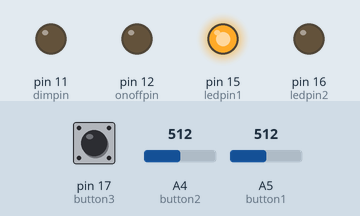
Simulated run of this sketch. Board: Arduino Uno, built with avr-gcc and run on an emulated ATmega328P. On the bench: output pins drawn as LEDs (lit = HIGH). Inputs (shaded band) come from the test bench; at power-on: pin 17 (button3) HIGH, A5 (button1) = 512, A4 (button2) = 512.

Above: at 1.2 s.
1.3 s: pin 17 (button3) pulled LOW for 0.15 s
At 2.4 s:
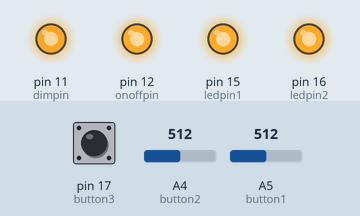
3.1 s: A5 (button1) set to 427
4.6 s: A5 (button1) set to 410
At 5.4 s:
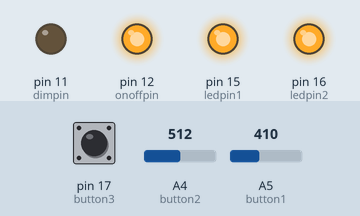
6.1 s: A4 (button2) set to 485
At 6.5 s:
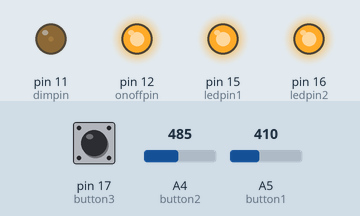
7.6 s: A5 (button1) set to 428
At 7.9 s:
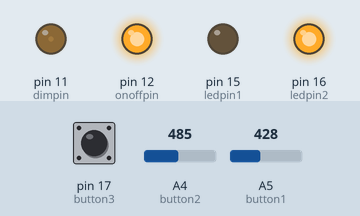
9.1 s: pin 17 (button3) pulled LOW for 1 s
At 11.2 s:
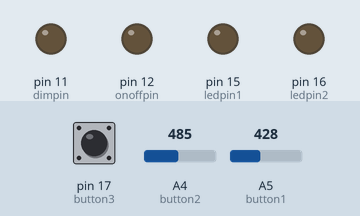
Timing chart, 0 to 12.6 s (numbered marks = the images above; inputs shaded):
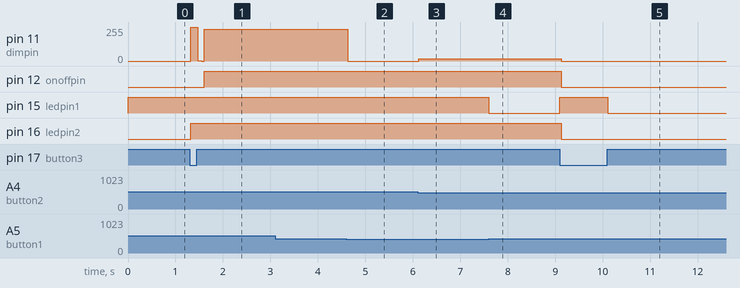

Measured:
- the behaviour switches between 427 and 426 on A5 (button1) (found by bisection; images 1 and 2)
- after the input at 1.3 s, pin 11 (dimpin): 0/255 → 255/255 at once, → 3/255 0.15 s later, → 239/255 0.08 s later; pin 12 (onoffpin): LOW → HIGH after 0.31 s; pin 16 (ledpin2): LOW → HIGH at once
- after the input at 3.1 s, every drawn part: stays the same
- after the input at 4.6 s, pin 11 (dimpin): 239/255 → 0/255 at once
- after the input at 6.1 s, pin 11 (dimpin): 0/255 → 16/255 at once
- after the input at 7.6 s, pin 15 (ledpin1): HIGH → LOW at once
- after the input at 9.1 s, pin 11 (dimpin): 16/255 → 0/255 at once; pin 12 (onoffpin), pin 16 (ledpin2): HIGH → LOW at once; pin 15 (ledpin1): LOW → HIGH at once, → LOW 1.0 s later

The sketch:

lampshade.ino
```cpp
//int onoffpin	= 18;
//int dimpin	= 19;

//i can't pwm on 19
int dimpin = 11;
int onoffpin = 12;


int button1 = 19;	//analog, 3 buttons
int button2 = 18;	//analog, 2 buttons
int button3 = 17;	//digital, one button

int ledpin2 = 16;
int ledpin1 = 15;

void panelinit(){
	digitalWrite(onoffpin, LOW); // initial state
	digitalWrite(dimpin, LOW); // initial state

	//this works


	digitalWrite(dimpin, HIGH); //go up
	delay(100);
//	delay(50);
	digitalWrite(dimpin, LOW); // 500pass


	//now we are at the thing
	delay(2);


	int i;
	for(i = 0; i < 20; i++){
		digitalWrite(dimpin, HIGH);
		delayMicroseconds(50);
		digitalWrite(dimpin, LOW);
		delayMicroseconds(3950);
	}

	//finished burst
//	digitalWrite(dimpin, HIGH);
	delay(100);
	digitalWrite(onoffpin, HIGH);
}

void paneloff(){
	digitalWrite(onoffpin, LOW); // initial state
	digitalWrite(dimpin, LOW); // initial state
}
void setup() {

	Serial.begin(115200);

	pinMode(onoffpin, OUTPUT);
	pinMode(dimpin, OUTPUT);

	pinMode(button3, INPUT_PULLUP);

	pinMode(ledpin1, OUTPUT);
	pinMode(ledpin2, OUTPUT);

	digitalWrite(ledpin1, LOW); // initial state
	digitalWrite(ledpin2, LOW); // initial state

	paneloff();
//	panelinit();
}


#define PINSCHANGEMAX 255
int pinschange[6] = {0};
char pinstate = 0;

void readbuttons(){

	//populate internal pinstate
	char res = 0;

	//digital, internally pulled up. Goes low when pressed
	res |= !(digitalRead(button3));

	//analog. Externally pulled up. Goes kinda-low when pressed
	int a2 = analogRead(button2);
	int a1 = analogRead(button1);

/*
	Serial.print("a1: ");
	Serial.print(a1);
	Serial.print(" a2: ");
	Serial.print(a2);
	Serial.print("\n");
*/
	//parsing

	//a little gross.... maybe clean later
	if(a1 < 1000){
	// 768, 512, 922
	// 437, 484, 708
	// 418
		if(a1 < (768+20) && a1 > (768-20))	res |= 2;
		else if(a1 < (512+20) && a1 > (512-20))	res |= 4;
		else if(a1 < (922+20) && a1 > (922-20))	res |= 8;

		else if(a1 < (437+20) && a1 > (437-9))	res |= (2 | 4);
		else if(a1 < (484+20) && a1 > (484-20))	res |= (4 | 8);
		else if(a1 < (708+20) && a1 > (708-20))	res |= (2 | 8);

		else if(a1 < (418+9) && a1 > (418-20))	res |= (2 | 4 | 8);
	}
	if(a2 < 1000){
	//	512 768
	//	438
		if(a2 < (512+20) && a2 > (512-20))	res |= 16;
		else if(a2 < (768+20) && a2 > (768-20))	res |= 32;
		else if(a2 < (438+20) && a2 > (438-20))	res |= (32 | 16);
	}

//	Serial.println((int)res);


	//compare to previous state, increment counter if same
	//im sure i could fancy this with some bitshit, but this is very readable
	int i;
	char pinsame = ~(pinstate ^ res);
	for(i = 0; i < 6; i++){
		if(pinsame & (1<<i)){
			if(pinschange[i] < PINSCHANGEMAX) pinschange[i]++;
		}
		else pinschange[i] = 0;
	}

	//finally set previous state to current
	pinstate = res;
}


char powerstate = 0;
char powerstateupdate = 0;

int bright = 0;

void buttonlogic() {
	//only trigger ONCE per press, at the 5 cycle point
	//power
	if(pinstate & 0x1 && pinschange[0] == 5){
		//power button pressed
		powerstate = !powerstate;
		powerstateupdate = 1;
	}

	//maxbright
	if(pinstate & 0x32 && pinschange[5] == 5){
		bright = 255;
	}

	//upbright
	if(pinstate & 0x16 && pinschange[4] == 5){
		bright += 16;
		if(bright > 255) bright = 255;
	}

	//midbright
	if(pinstate & 0x8 && pinschange[3] == 5){
		bright = 128;
	}

	//downbright
	if(pinstate & 0x4 && pinschange[2] == 5){
		bright -= 16;
		if(bright < 0) bright = 0;
	}


	//minbright
	if(pinstate & 0x2 && pinschange[1] == 5){
		bright = 0;
	}


}

void ledlogic() {
	digitalWrite(ledpin1, !!pinstate);
	digitalWrite(ledpin2, powerstate);
}


#define INTERVAL 10
unsigned long prevmillis = 0;
void loop() {
	readbuttons();
	buttonlogic();
	ledlogic();

	if(powerstate){
		if(powerstateupdate){
			panelinit();
		}

		analogWrite(dimpin, bright);
	} else {
		if(powerstateupdate){
			paneloff();
		}
	}
	powerstateupdate = 0;


	//somewhat self-correcting timer
	//delay if i got through everything in time
	//and then, only delay what's left
	unsigned long curmillis = millis();
	if(curmillis - prevmillis < INTERVAL)
		delay((prevmillis + INTERVAL) - curmillis);
//		Serial.println((prevmillis + INTERVAL) - curmillis);
	prevmillis = curmillis;
/*
	delay(5000);
	digitalWrite(dimpin, LOW);
	delay(5000);
	digitalWrite(dimpin, HIGH);


	//i could do this...
	//or i could pwm it?

	//PWM uses different pins.... i don't feel like switching them up

	delay(5000);


	digitalWrite(dimpin, LOW);
	analogWrite(dimpin, 127);
	delay(1000);
	digitalWrite(dimpin, LOW);
*/
/*
	for(int i = 0; i < 1000; i++){
		digitalWrite(dimpin, LOW);
		delay(1);
		digitalWrite(dimpin, HIGH);
		delay(1);
	}
*/


}
```
